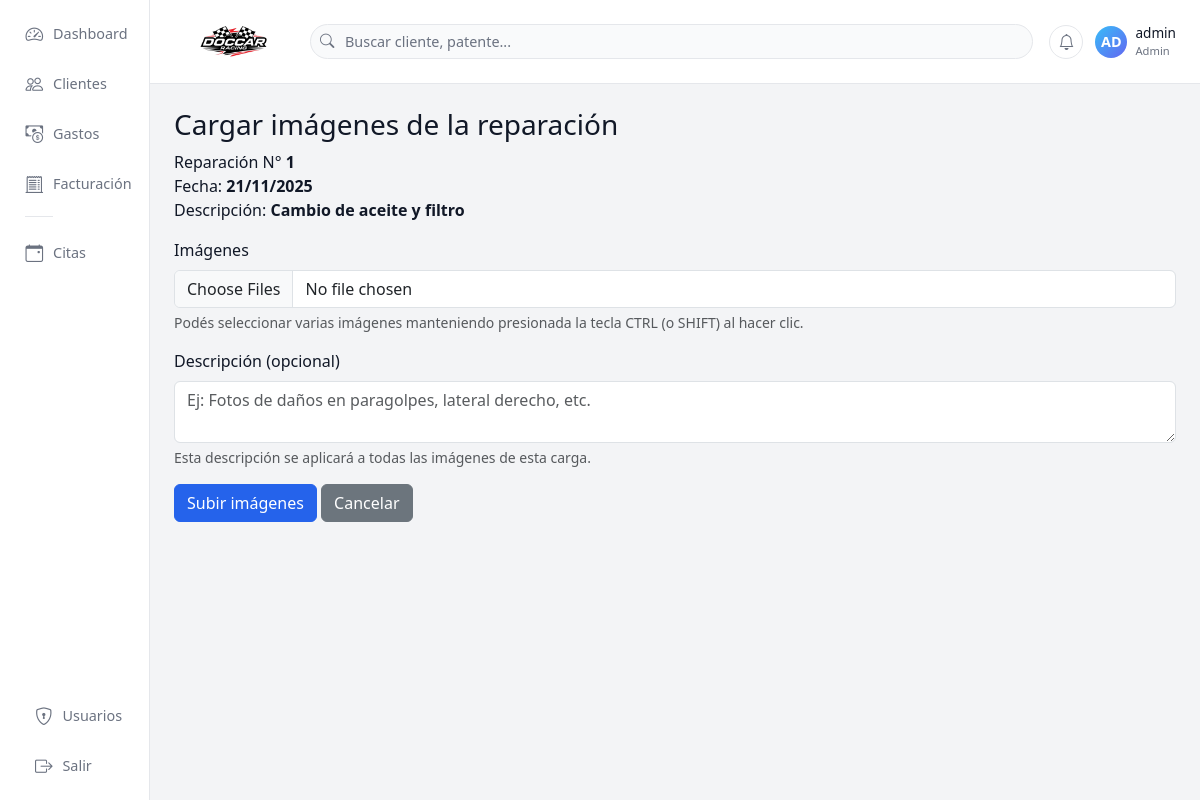
Screenshot of /reparaciones/1/imagenes/nueva (signed in) with the database file from the repository.
### tables this page shows
CREATE TABLE reparaciones (
        id INTEGER PRIMARY KEY AUTOINCREMENT,
        vehiculo_id INTEGER,
        fecha TEXT,
        descripcion TEXT,
        notas TEXT, estado TEXT,
        FOREIGN KEY(vehiculo_id) REFERENCES vehiculos(id)
    );

### app.py (the view, shortened to what this page needs)
@app.route("/reparaciones/<int:reparacion_id>/imagenes/nueva", methods=["GET", "POST"])
@login_required
def reparacion_imagen_nueva(reparacion_id):
    con = get_con()
    cur = con.cursor()
    cur.execute("SELECT * FROM reparaciones WHERE id=?", (reparacion_id,))
    reparacion = cur.fetchone()
    if not reparacion:
        con.close()
        return redirect(url_for("clientes"))
    con.close()
    return render_template("imagen_form.html", reparacion=reparacion)

### app.py (called while the page is built)
def get_con():
    con = sqlite3.connect(DB_NAME)
    con.row_factory = sqlite3.Row
    return con

def login_required(f):
    @wraps(f)
    def wrapper(*args, **kwargs):
        if "user_id" not in session:
            return redirect(url_for("login"))
        return f(*args, **kwargs)
    return wrapper

### templates/imagen_form.html
{% extends "base.html" %}
{% block contenido %}
<h3>Cargar imágenes de la reparación</h3>
<p>
    Reparación N° <strong>{{ reparacion[0] }}</strong><br>
    Fecha: <strong>{{ reparacion[2] }}</strong><br>
    Descripción: <strong>{{ reparacion[3] }}</strong>
</p>
<form method="POST" enctype="multipart/form-data" class="mt-3">
    <div class="mb-3">
        <label for="imagenes" class="form-label">Imágenes</label>
        <input
            type="file"
            class="form-control"
            id="imagenes"
            name="imagenes"
            accept="image/*"
            multiple
            required
        >
        <div class="form-text">
            Podés seleccionar varias imágenes manteniendo presionada la tecla CTRL (o SHIFT) al hacer clic.
        </div>
    </div>
    <div class="mb-3">
        <label for="descripcion" class="form-label">Descripción (opcional)</label>
        <textarea
            class="form-control"
            id="descripcion"
            name="descripcion"
            rows="2"
            placeholder="Ej: Fotos de daños en paragolpes, lateral derecho, etc."
        ></textarea>
        <div class="form-text">
            Esta descripción se aplicará a todas las imágenes de esta carga.
        </div>
    </div>
    <button type="submit" class="btn btn-primary">Subir imágenes</button>
    <a href="{{ url_for('reparacion_detalle', reparacion_id=reparacion[0]) }}" class="btn btn-secondary">
        Cancelar
    </a>
</form>
{% endblock %}

### templates/base.html (style rules this page uses)
:root { --bg-app: #f3f4f6; --bg-sidebar: #ffffff; --bg-topbar: #ffffff; --bg-card: #ffffff; --border-soft: #e5e7eb; --text-main: #111827; --text-muted: #6b7280; --primary: #2563eb; --success: #16a34a; --danger: #dc2626; }
* { box-sizing: border-box; }
body { margin: 0; min-height: 100vh; background: var(--bg-app); color: var(--text-main); font-family: system-ui, -apple-system, BlinkMacSystemFont, "Segoe UI", sans-serif; }
a { text-decoration: none; color: inherit; }
.btn-primary { background-color: var(--primary); border-color: var(--primary); }

### rows the page displays
reparaciones: id "1", fecha "21/11/2025", descripcion "Cambio de aceite y filtro"

### other values shown
{{ uname[:2].upper() }} "AD"
{{ session.get("username", "Usuario") }} "admin"
{{ session.get("rol", "operador")|capitalize }} "Admin"
